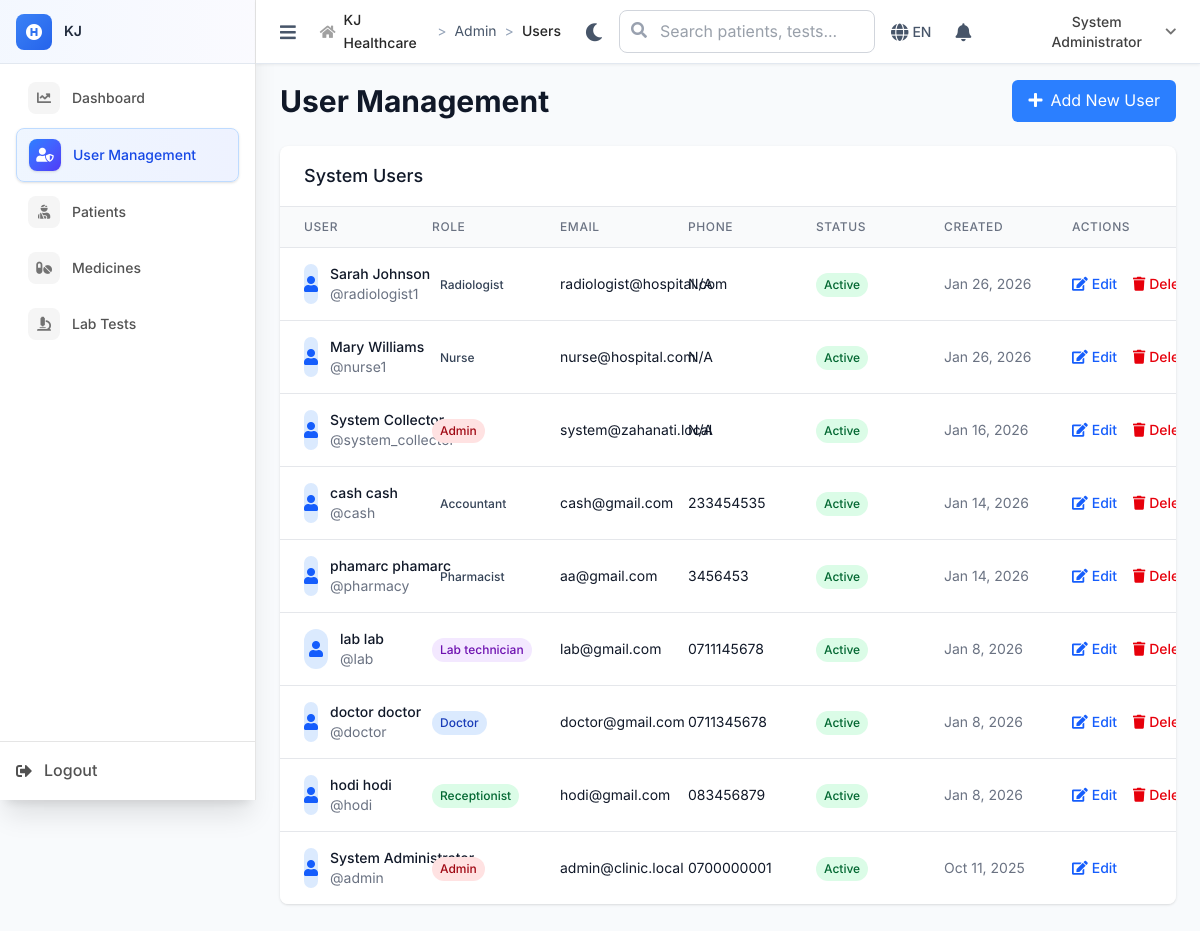
/admin/users (signed in), run on an earlier commit of the app's database.
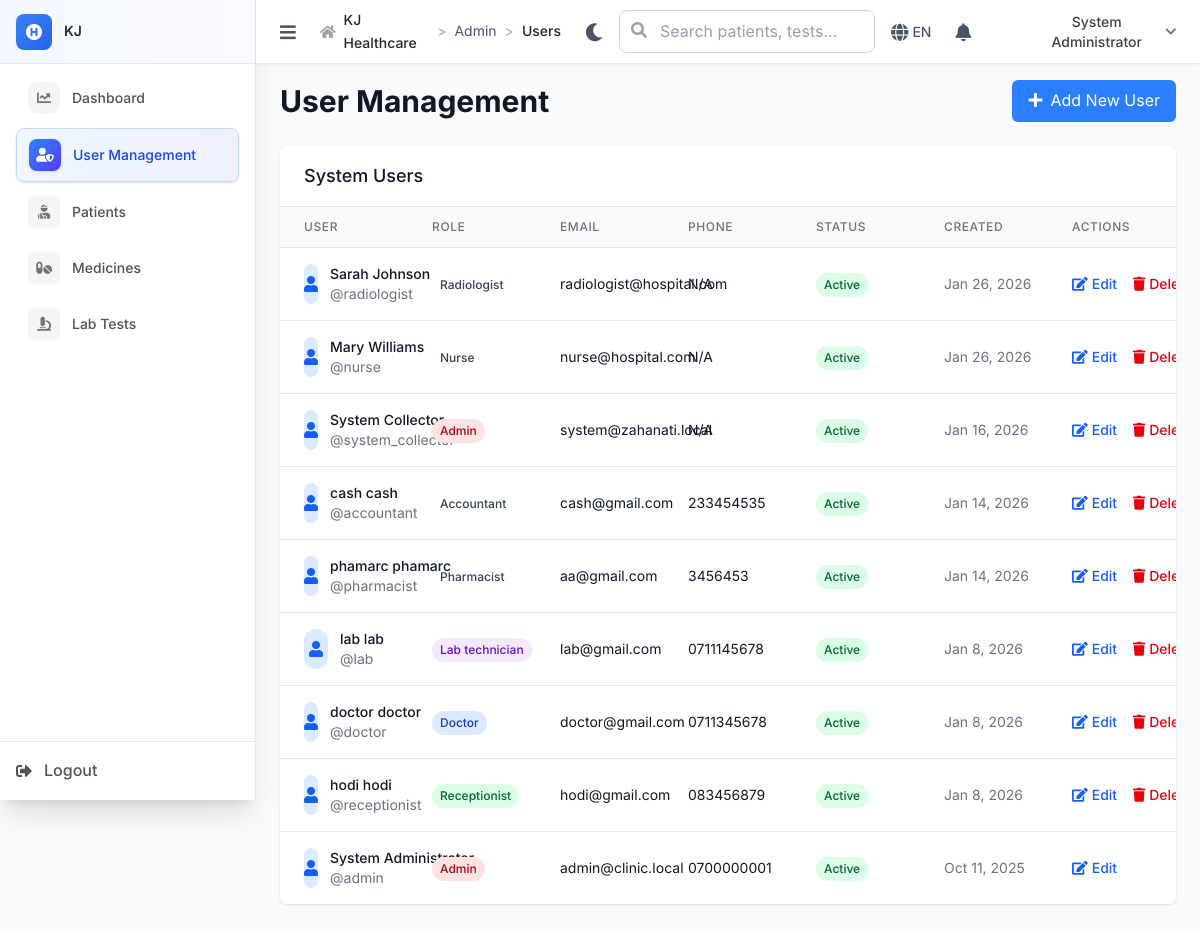
And on a later commit of the database.
### tables this page shows
CREATE TABLE `users` (
  `id` int NOT NULL,
  `username` varchar(50) NOT NULL,
  `password_hash` varchar(255) NOT NULL,
  `email` varchar(100) NOT NULL,
  `role` enum('admin','receptionist','doctor','lab_technician','accountant','pharmacist','radiologist','nurse') NOT NULL,
  `first_name` varchar(50) NOT NULL,
  `last_name` varchar(50) NOT NULL,
  `phone` varchar(20) DEFAULT NULL,
  `specialization` varchar(100) DEFAULT NULL COMMENT 'For doctors - future use',
  `is_active` tinyint(1) DEFAULT '1',
  `created_at` timestamp NOT NULL DEFAULT CURRENT_TIMESTAMP,
  `updated_at` timestamp NOT NULL DEFAULT CURRENT_TIMESTAMP ON UPDATE CURRENT_TIMESTAMP
);

### includes/BaseController.php (called while the page is built, shortened)
<?php
class BaseController {
    public function __construct() {
        global $pdo;
        $this->pdo = $pdo;
    }
    protected function render($view, $data = []) {
        extract($data);
        $BASE_PATH = defined('BASE_PATH') ? BASE_PATH : (rtrim(str_replace('\\', '/', dirname($_SERVER['SCRIPT_NAME'] ?? '/')), '/') ?: '');
        include __DIR__ . "/../views/{$view}.php";
    }
}
?>

### controllers/AdminController.php (called while the page is built, shortened)
<?php
require_once __DIR__ . '/../includes/BaseController.php';
class AdminController extends BaseController {
    public function users() {
        $users = $this->pdo->query("SELECT id, username, email, role, first_name, last_name, phone, is_active, created_at FROM users ORDER BY created_at DESC")->fetchAll();
        $this->render('admin/users', [
            'users' => $users
        ]);
    }
}
?>

### index.php (called while the page is built, shortened)
<?php
$request = $_SERVER['REQUEST_URI'];
$path = parse_url($request, PHP_URL_PATH);
if (strpos($path, BASE_PATH) === 0) {
    $path = substr($path, strlen(BASE_PATH));
}
$path = ltrim($path, '/');
$segments = explode('/', $path);
$controller = $segments[0] ?? 'auth';
$action = $segments[1] ?? 'login';
try {
    $controllerInstance = new $controllerClass();
    $params = array_slice($segments, 2);
    call_user_func_array([$controllerInstance, $action], $params);
} catch (Throwable $e) {
    Logger::error("Error in controller: " . $e->getMessage(), [
        'controller' => $controller,
        'action' => $action,
        'file' => $e->getFile(),
        'line' => $e->getLine(),
        'trace' => $e->getTraceAsString()
    ]);
    error_log("Error in controller: " . $e->getMessage());
    http_response_code(500);
    echo "Internal server error";
}
?>

### views/admin/users.php (the view, shortened to what the rows shown need)
<div class="space-y-6">
    <div class="flex items-center justify-between">
        <h1 class="text-3xl font-bold text-gray-900">User Management</h1>
    </div>
    <div class="bg-white rounded-lg shadow overflow-hidden">
    <div class="overflow-x-auto users-table">
            <table class="min-w-full divide-y divide-gray-200">
                <thead class="bg-gray-50">
                    <tr>
                        <th class="px-6 py-3 text-left text-xs font-medium text-gray-500 uppercase tracking-wider">User</th>
                        <th class="px-6 py-3 text-left text-xs font-medium text-gray-500 uppercase tracking-wider">Role</th>
                        <th class="px-6 py-3 text-left text-xs font-medium text-gray-500 uppercase tracking-wider">Email</th>
                        <th class="px-6 py-3 text-left text-xs font-medium text-gray-500 uppercase tracking-wider">Phone</th>
                        <th class="px-6 py-3 text-left text-xs font-medium text-gray-500 uppercase tracking-wider">Status</th>
                        <th class="px-6 py-3 text-left text-xs font-medium text-gray-500 uppercase tracking-wider">Created</th>
                        <th class="px-6 py-3 text-left text-xs font-medium text-gray-500 uppercase tracking-wider">Actions</th>
                    </tr>
                </thead>
                <tbody class="bg-white divide-y divide-gray-200">
                    <?php foreach ($users as $user): ?>
                    <tr class="hover:bg-gray-50">
                        <td class="px-6 py-4 whitespace-nowrap">
                            <div class="flex items-center">
                                <div class="w-10 h-10 bg-blue-100 rounded-full flex items-center justify-center mr-3">
                                    <i class="fas fa-user text-blue-600"></i>
                                </div>
                                <div>
                                    <div class="text-sm font-medium text-gray-900">
                                        <?php echo htmlspecialchars($user['first_name'] . ' ' . $user['last_name']); ?>
                                    </div>
                                    <div class="text-sm text-gray-500">
                                        @<?php echo htmlspecialchars($user['username']); ?>
                                    </div>
                                </div>
                            </div>
                        </td>
                        <td class="px-6 py-4 whitespace-nowrap">
                            <span class="inline-flex px-2 py-1 text-xs font-medium rounded-full
                                <?php
                                switch ($user['role']) {
                                    case 'admin':
                                        echo 'bg-red-100 text-red-800';
                                        break;
                                    case 'doctor':
                                        echo 'bg-blue-100 text-blue-800';
                                        break;
                                    case 'receptionist':
                                        echo 'bg-green-100 text-green-800';
                                        break;
                                    case 'lab_technician':
                                        echo 'bg-purple-100 text-purple-800';
                                        break;
                                }
                                ?>">
                                <?php echo ucfirst(str_replace('_', ' ', $user['role'])); ?>
                            </span>
                        </td>
                        <td class="px-6 py-4 whitespace-nowrap text-sm text-gray-900">
                            <?php echo htmlspecialchars($user['email']); ?>
                        </td>
                        <td class="px-6 py-4 whitespace-nowrap text-sm text-gray-900">
                            <?php echo htmlspecialchars($user['phone'] ?? 'N/A'); ?>
                        </td>
                        <td class="px-6 py-4 whitespace-nowrap">
                            <span class="inline-flex px-2 py-1 text-xs font-medium rounded-full
                                <?php echo $user['is_active'] ? 'bg-green-100 text-green-800' : 'bg-red-100 text-red-800'; ?>">
                                <?php echo $user['is_active'] ? 'Active' : 'Inactive'; ?>
                            </span>
                        </td>
                        <td class="px-6 py-4 whitespace-nowrap text-sm text-gray-500">
                            <?php echo date('M j, Y', strtotime($user['created_at'])); ?>
                        </td>
                        <td class="px-6 py-4 whitespace-nowrap text-sm font-medium">
                            <a href="<?= $BASE_PATH ?>/admin/edit_user?id=<?= $user['id'] ?>" class="text-blue-600 hover:text-blue-900 mr-3">
                                <i class="fas fa-edit mr-1"></i>Edit
                            </a>
                            <?php if ($user['id'] != $_SESSION['user_id']): ?>
                                <button onclick="deleteUser(<?= $user['id'] ?>, '<?= htmlspecialchars($user['username']) ?>')"
                                        class="text-red-600 hover:text-red-900">
                                    <i class="fas fa-trash mr-1"></i>Delete
                                </button>
                            <?php endif; ?>
                        </td>
                    </tr>
                    <?php endforeach; ?>
                </tbody>
            </table>
        </div>
    </div>
</div>

What changed in the data, as far as the page shows it:
changed users "Sarah Johnson": username "radiologist1" → "radiologist"
changed users "Mary Williams": username "nurse1" → "nurse"
changed users "cash cash": username "cash" → "accountant"
changed users "phamarc phamarc": username "pharmacy" → "pharmacist"
changed users "hodi hodi": username "hodi" → "receptionist"
